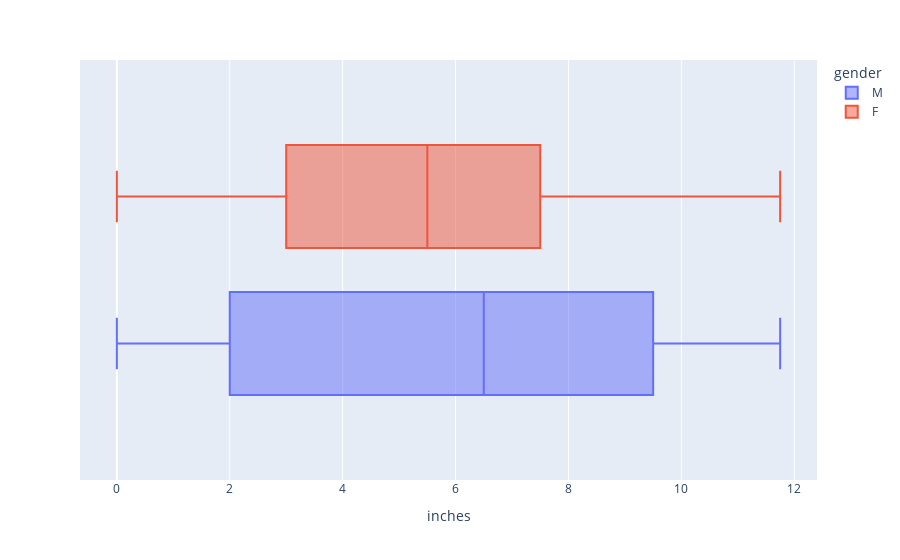

Here is the notebook cell this chart was saved with:
### Code cell
px.box(df, x='inches', color='gender')

### Figure 1 — Plotly figure (JSON) as saved in the notebook; plotly's stock layout.template omitted (floating-point values rounded to 4 significant figures; data arrays with more than 128 entries replaced by an {"elided": "..."} marker saying what was removed)
{"data": [{"alignmentgroup": "True", "hovertemplate": "gender=M<br>inches=%{x}<extra></extra>", "legendgroup": "M", "marker": {"color": "#636efa"}, "name": "M", "notched": false, "offsetgroup": "M", "orientation": "h", "showlegend": true, "type": "box", "x": {"elided": "2651 float values"}, "x0": " ", "xaxis": "x", "y0": " ", "yaxis": "y"}, {"alignmentgroup": "True", "hovertemplate": "gender=F<br>inches=%{x}<extra></extra>", "legendgroup": "F", "marker": {"color": "#EF553B"}, "name": "F", "notched": false, "offsetgroup": "F", "orientation": "h", "showlegend": true, "type": "box", "x": {"elided": "2337 float values"}, "x0": " ", "xaxis": "x", "y0": " ", "yaxis": "y"}], "layout": {"boxmode": "group", "legend": {"title": {"text": "gender"}, "tracegroupgap": 0}, "margin": {"t": 60}, "xaxis": {"anchor": "y", "domain": [0, 1], "title": {"text": "inches"}}, "yaxis": {"anchor": "x", "domain": [0, 1]}}}
